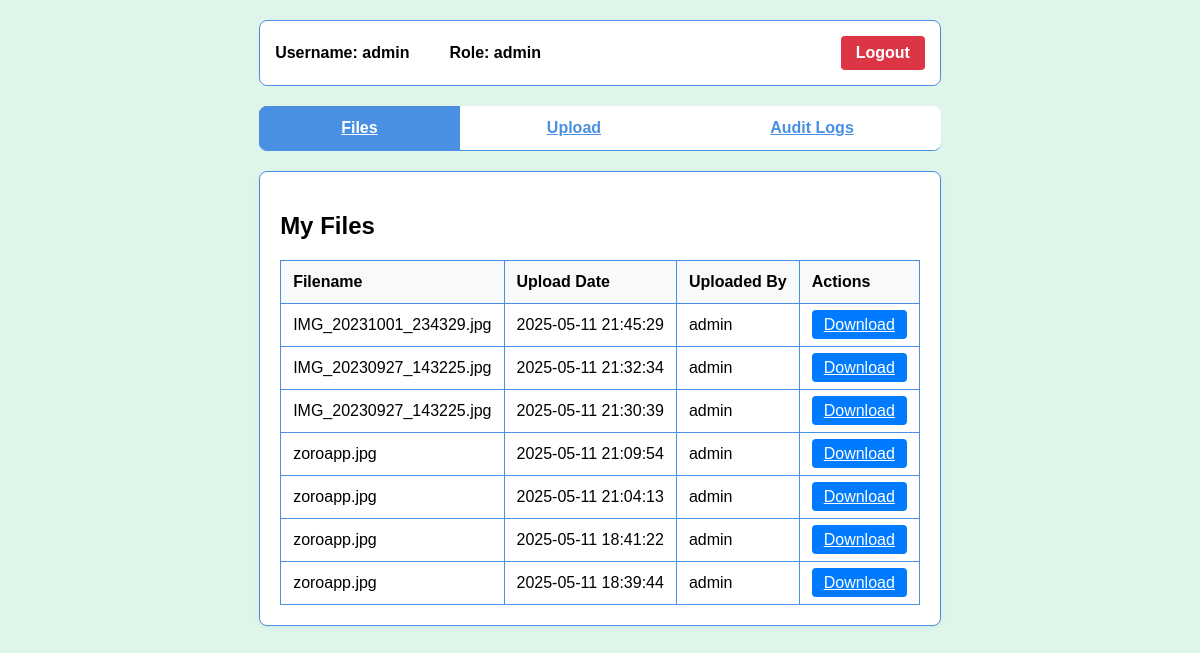
/files (signed in), run on the app's committed database.
### tables this page shows
CREATE TABLE files (
                id INTEGER PRIMARY KEY AUTOINCREMENT,
                filename TEXT NOT NULL,
                ipfs_hash TEXT NOT NULL,
                uploaded_by TEXT NOT NULL,
                upload_date TIMESTAMP DEFAULT CURRENT_TIMESTAMP,
                encrypted_key TEXT NOT NULL
            );

### zoro.py (the view)
@app.route('/files')
@login_required
def files():
    conn = get_db()
    c = conn.cursor()
    if session['role'] == 'admin':
        c.execute("SELECT * FROM files ORDER BY upload_date DESC")
    else:
        c.execute("SELECT * FROM files WHERE uploaded_by = ? ORDER BY upload_date DESC",
                  (session['username'],))
    files = c.fetchall()
    return render_template('dashboard.html', active_tab='files', files=files)

### zoro.py (called while the page is built)
def get_db():
    db = getattr(g, '_database', None)
    if db is None:
        db = g._database = sqlite3.connect(DATABASE_PATH)
        db.row_factory = sqlite3.Row
    return db

@app.teardown_appcontext
def close_connection(exception):
    db = getattr(g, '_database', None)
    if db is not None:
        db.close()

def login_required(f):
    @wraps(f)
    def decorated_function(*args, **kwargs):
        if 'username' not in session:
            flash('Please log in to access this page', 'danger')
            return redirect(url_for('login'))
        return f(*args, **kwargs)
    return decorated_function

### templates/dashboard.html (shortened to what this page needs)
<!DOCTYPE html>
<html lang="en">
<head>
    <link rel="stylesheet" href="{{ url_for('static', filename='style.css') }}">
</head>
<body>
    <div class="container">
        <div class="header">
            <div class="user-info">
                <span>Username: {{ session['username'] }}</span>
                <span>Role: {{ session['role'] }}</span>
            </div>
            <a href="{{ url_for('logout') }}" class="logout-btn">Logout</a>
        </div>
        <div class="tabs">
            <a href="{{ url_for('files') }}" class="tab {% if active_tab == 'files' %}active{% endif %}">Files</a>
            <a href="{{ url_for('upload') }}" class="tab {% if active_tab == 'upload' %}active{% endif %}">Upload</a>
            {% if session['role'] == 'admin' %}
                <a href="{{ url_for('audit') }}" class="tab {% if active_tab == 'audit' %}active{% endif %}">Audit Logs</a>
            {% endif %}
        </div>
        <div class="content-box">
            {% if active_tab == 'files' %}
                <h2>My Files</h2>
                {% if files and files|length > 0 %}
                    <table class="files-table">
                        <thead>
                            <tr>
                                <th>Filename</th>
                                <th>Upload Date</th>
                                <th>Uploaded By</th>
                                <th>Actions</th>
                            </tr>
                        </thead>
                        <tbody>
                            {% for file in files %}
                                <tr>
                                    <td>{{ file['filename'] }}</td>
                                    <td>{{ file['upload_date'] }}</td>
                                    <td>{{ file['uploaded_by'] }}</td>
                                    <td>
                                        <a href="{{ url_for('download', file_id=file['id']) }}" class="download-btn">Download</a>
                                    </td>
                                </tr>
                            {% endfor %}
                        </tbody>
                    </table>
                {% else %}
                    <p>No files found. Use the Upload tab to add files.</p>
                {% endif %}
            {% endif %}
        </div>
    </div>
</body>
</html>

### static/style.css (style rules this page uses)
body { background-color: #E0F5E9; min-height: 100vh; display: flex; flex-direction: column; font-family: Arial, sans-serif; margin: 0; padding: 0; }
.container { max-width: 1200px; margin: 0 auto; padding: 20px; flex: 1; }
.content-box { background: white; border: 1px solid #4a90e2; border-radius: 8px; padding: 20px; margin-bottom: 20px; box-shadow: 0 2px 4px rgba(74, 144, 226, 0.1); }
.nav-tabs, .tabs { border-bottom: 1px solid #4a90e2; display: flex; margin-bottom: 20px; background-color: white; border-radius: 8px; overflow: hidden; }
.nav-tabs .nav-link, .tab { color: #4a90e2; border: 1px solid transparent; margin-right: 5px; padding: 12px 20px; cursor: pointer; background-color: white; flex-grow: 1; text-align: center; font-weight: bold; transition: background-color 0.3s; }
.nav-tabs .nav-link.active, .tab.active { color: white; background-color: #4a90e2; border-color: #4a90e2; }
.files-table { width: 100%; border-collapse: collapse; margin-top: 20px; }
.files-table th, .files-table td { border: 1px solid #4a90e2; padding: 12px; text-align: left; }
.files-table th { background-color: #f8f9fa; }
.header { display: flex; justify-content: space-between; align-items: center; padding: 15px; background: white; border: 1px solid #4a90e2; border-radius: 8px; margin-bottom: 20px; }
.user-info { display: flex; gap: 20px; align-items: center; }
.user-info span { margin-right: 20px; font-weight: bold; }
.logout-btn { background-color: #dc3545; color: white; border: none; padding: 8px 15px; border-radius: 4px; cursor: pointer; text-decoration: none; font-weight: bold; }
.download-btn { background-color: #007bff; color: white; border: none; padding: 6px 12px; border-radius: 4px; cursor: pointer; }

### data on the page
files: filename "IMG_20231001_234329.jpg", upload_date "2025-05-11 21:45:29", uploaded_by "admin"
files: filename "IMG_20230927_143225.jpg", upload_date "2025-05-11 21:32:34", uploaded_by "admin"
files: filename "IMG_20230927_143225.jpg", upload_date "2025-05-11 21:30:39", uploaded_by "admin"
files: filename "zoroapp.jpg", upload_date "2025-05-11 21:09:54", uploaded_by "admin"
files: filename "zoroapp.jpg", upload_date "2025-05-11 21:04:13", uploaded_by "admin"
files: filename "zoroapp.jpg", upload_date "2025-05-11 18:41:22", uploaded_by "admin"
files: filename "zoroapp.jpg", upload_date "2025-05-11 18:39:44", uploaded_by "admin"

### other printed values
{{ session['username'] }} "admin"
{{ session['role'] }} "admin"
